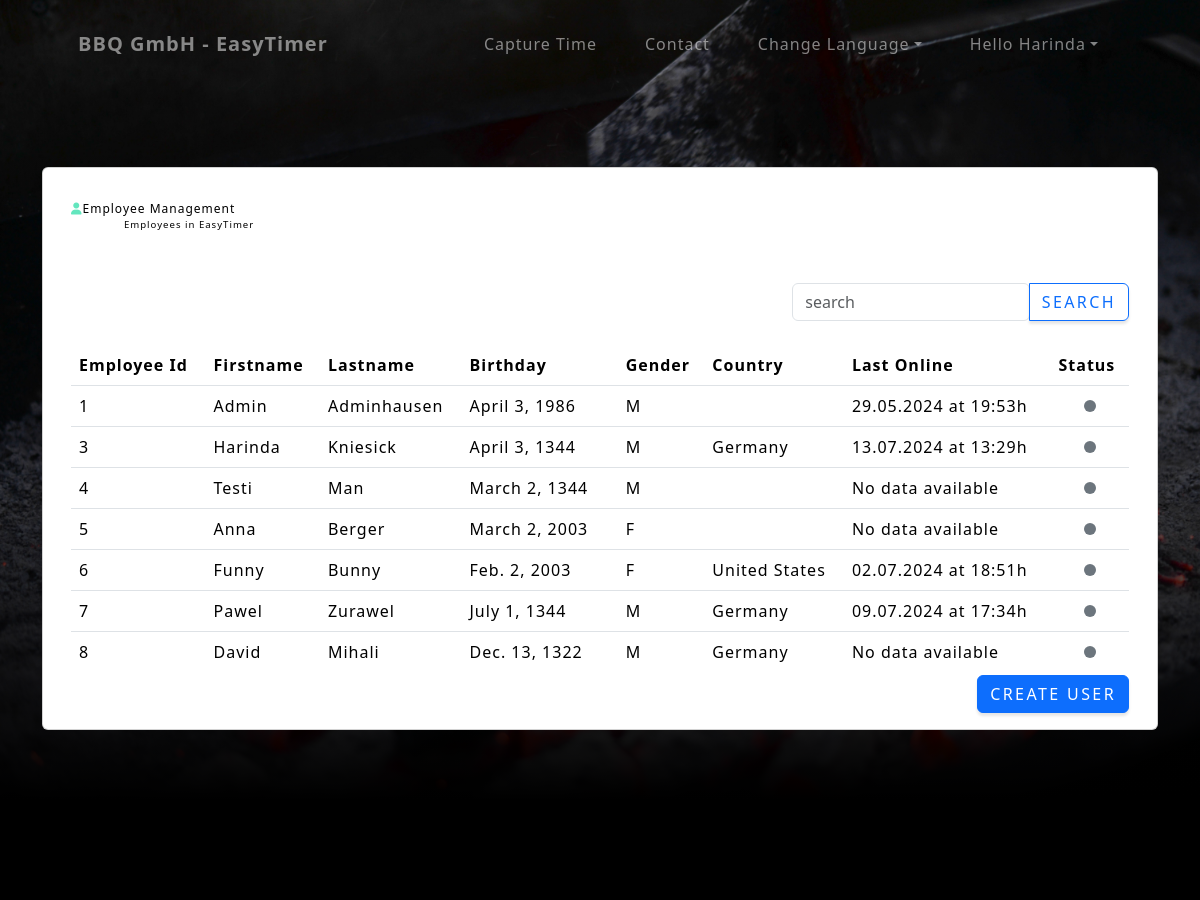
The app's page /employeeManagement/ (signed in, upper part), older data.
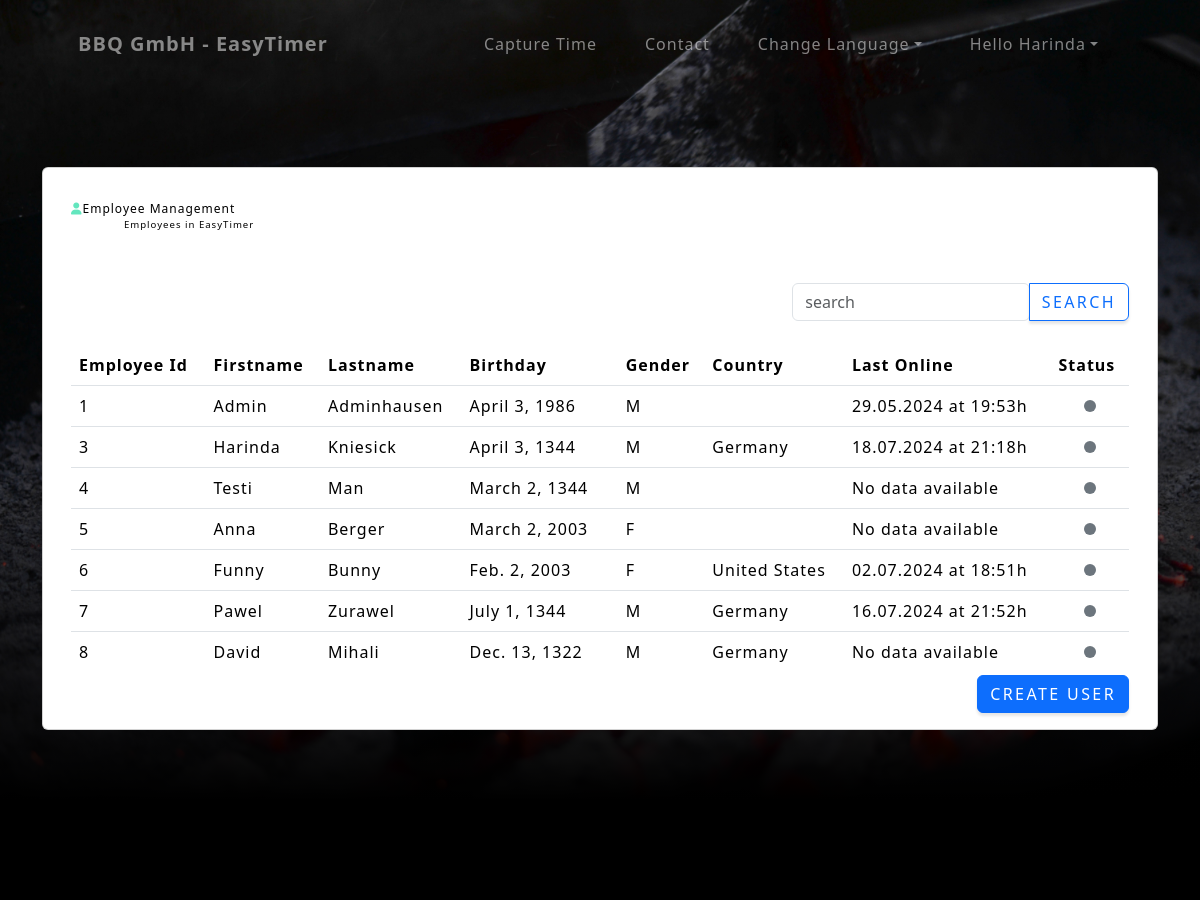
The same page, newer data.
### bbq_gmbh_app/models.py (models this page shows, shortened)
class Mitarbeiter(AbstractUser):
    ROLE_CHOICES = [
        ('User', 'User'),
        ('Hr', 'HR'),
        ('Admin', 'Admin'),
    ]
    WOCHENARBEITSZEIT_CHOICES = [
        (timedelta(hours=40), '40:00'),
        (timedelta(hours=35), '35:00'),
        (timedelta(hours=30), '30:00'),
    ]
    username = None
    email = models.EmailField(_('email address'), unique=True)
    role = models.CharField(max_length=20, choices=ROLE_CHOICES, blank=True, null=True)
    must_change_password = models.BooleanField(default=True)
    birthday = models.DateField(null=True, blank=True)
    first_name = models.CharField(max_length=30, blank=True, null=True)
    last_name = models.CharField(max_length=30, blank=True, null=True)
    gender = models.CharField(max_length=1, choices=[('M', 'Male'), ('F', 'Female'), ('O', 'Other')], blank=True, null=True)
    adresse = models.ForeignKey('Adresse', on_delete=models.PROTECT, null=True, blank=True)
    wochenarbeitszeit = models.DurationField(choices=WOCHENARBEITSZEIT_CHOICES, blank=True, null=True)
    USERNAME_FIELD = 'email'
    REQUIRED_FIELDS = []
    objects = MitarbeiterManager()

class Arbeitsstunden(models.Model):
    PAUSE_CHOICES = [
    (timedelta(hours=1), '1:00'),
    (timedelta(minutes=45), '0:45'),
    (timedelta(minutes=30), '0:30'),
    (timedelta(minutes=15), '0:15'),
    (timedelta(minutes=0), '0:00'),
    ]
    mitarbeiter = models.ForeignKey(Mitarbeiter, on_delete=models.CASCADE)
    datum = models.DateField(blank=True, null=True)
    beginn = models.TimeField(blank=True, null=True)
    ende = models.TimeField(blank=True, null=True)
    status = models.BooleanField(default=False)
    pause = models.DurationField(choices=PAUSE_CHOICES, default=timedelta(hours=1))
    arbeitszeitTag = models.DurationField(default=timedelta())
    minArbeitszeitTag = models.DurationField(default=timedelta())
    maxArbeitszeitTag = models.DurationField(default=timedelta(hours=10))
    averageArbeitszeit = models.DurationField(default=timedelta())
    gleitzeitTag = models.DurationField(default=timedelta())
    ueberstunden = models.DurationField(default=timedelta())
    arbeitszeitGes = models.DurationField(default=timedelta())

class Adresse(models.Model):
    strasse = models.CharField(max_length=100)
    stadt = models.CharField(max_length=100)
    plz = models.CharField(max_length=10)
    land = CountryField(default='DE')

### bbq_gmbh_app/views.py (the view)
# urls.py: path('employeeManagement/', views.employeeManagement, name='employeeManagement'),
@login_required(login_url='signin')
def employeeManagement(request):
    users = Mitarbeiter.objects.all()
    if request.user.role == 'Admin':
        role = True
    else:
        role = False
    return render(request, 'bbq_gmbh_app/employeeManagement.html', {'users': users, 'role': role})

### bbq_gmbh_app/templates/bbq_gmbh_app/employeeManagement.html (shortened to what this page needs)
{% extends 'base.html' %}
{% load static %}
{% load i18n %}
{% block content %}
<header class="masthead">
    <div class="container">
        <div class="card_empl_mng">
            <div class="card" id="myElement">
                <div class="card-body">
                    <div class="container mt-3">
                      <div class="header_text">
                        <p class="link"><i class="fa-solid fa-user" style="color: #63E6BE;"></i>{% trans 'employeeManagementID_1' %}</p>
                        <p class="link">{% trans 'employeeManagementID_2' %}</p>
                      </div>
                        <div class="row">
                          <div class="col-md-8"></div>
                          <div class="col-md-4">
                            <div class="input-group">
                              <input type="search" class="form-control rounded" placeholder="{% trans 'employeeManagementID_13' %}" aria-label="Search" aria-describedby="search-addon" />
                              <button type="button" class="btn btn-outline-primary" data-mdb-ripple-init>{% trans 'employeeManagementID_3' %}</button>
                            </div>
                          </div>
                        </div>
                        <br>
                        <div class="table-responsive" style="max-height: 40vh; overflow: auto;">
                          <table class="table table-hover">
                            <thead>
                              <tr>
                                <th style="position: sticky; top: 0; background: white;">{% trans 'employeeManagementID_4' %}</th>
                                <th style="position: sticky; top: 0; background: white;">{% trans 'employeeManagementID_5' %}</th>
                                <th style="position: sticky; top: 0; background: white;">{% trans 'employeeManagementID_6' %}</th>
                                <th style="position: sticky; top: 0; background: white;">{% trans 'employeeManagementID_7' %}</th>
                                <th style="position: sticky; top: 0; background: white;">{% trans 'employeeManagementID_8' %}</th>
                                <th style="position: sticky; top: 0; background: white;">{% trans 'employeeManagementID_9' %}</th>
                                <th style="position: sticky; top: 0; background: white;">{% trans 'employeeManagementID_14' %}</th>
                                <th style="position: sticky; top: 0; background: white;">{% trans 'employeeManagementID_15' %}</th>
                              </tr>
                            </thead>
                            <tbody>
                              {% if request.user.is_authenticated %}
                                {% for user in users %}
                                  <tr data-href="{% url 'userDetail' user.id %}">
                                    {% if user.is_active or role %}
                                      <td>{{ user.id }}</td>
                                      <td>{{ user.first_name }}</td>
                                      <td>{{ user.last_name }}</td>
                                      <td>{{ user.birthday }}</td>
                                      <td>{{ user.gender }}</td>
                                      <td>{{ user.adresse.land.name }}</td>
                                      {% if user.arbeitsstunden_set.last.datum %}
                                        <td>{{ user.arbeitsstunden_set.last.datum|date:"d.m.Y" }} {% trans 'employeeManagementID_16' %} {{ user.arbeitsstunden_set.last.beginn|time:"H:i" }}{% trans 'employeeManagementID_17' %}</td>
                                      {% else %}
                                        <td>No data available</td>
                                      {% endif %}
                                      {% if user.arbeitsstunden_set.last.status %}
                                        <td style="text-align: center; vertical-align: middle;"><span class="dot dot_online"></span></td>
                                      {% else %}
                                        <td style="text-align: center; vertical-align: middle;"><span class="dot bg-secondary"></span></td>
                                      {% endif %}
                                    {% endif %}
                                  </tr>
                                  {% empty %}
                                  <tr>
                                      <td colspan="8">{% trans 'employeeManagementID_10' %}</td>
                                  </tr>
                                {% endfor %}
                              {% else %}
                                <tr>
                                    <td colspan="8">{% trans 'employeeManagementID_11' %}</td>
                                </tr>
                              {% endif %}
                            </tbody>
                          </table>
                        </div>
                        <div style="text-align: right; margin-top: 1%;">
                          <a href="{% url 'createUser' %}" class="btn btn-primary">{% trans 'employeeManagementID_12' %}</a>
                        </div>
                      </div>
                </div>
              </div>
        </div>
    </div>
</header>
{% endblock content %}

### bbq_gmbh_app/templates/base.html (shortened to what this page needs)
{% load static %}
{% load i18n %}
<!DOCTYPE html>
<html lang="en">
    <head>
        <link href="{% static 'bbq_gmbh_app/css/styles.css'%}" rel="stylesheet" />
        <link href="{% static 'bbq_gmbh_app/css/myStyles.css'%}" rel="stylesheet" />
        <link href="https://cdn.jsdelivr.net/npm/bootstrap@5.3.3/dist/css/bootstrap.min.css" rel="stylesheet">
    </head>
    <body id="page-top" data-employee-management-url="{% url 'employeeManagement' %}">
        {% block navigationBar %} {% include 'bbq_gmbh_app/_navbar.html' %} {% endblock navigationBar %}
        {% block content %} {% endblock content %}
        {% include 'bbq_gmbh_app/_contact.html' %}
    </body>
</html>

### bbq_gmbh_app/templates/bbq_gmbh_app/_navbar.html (shortened to what this page needs)
{% load i18n %}
<nav class="navbar navbar-expand-lg navbar-light fixed-top" id="mainNav">
    <div class="container px-4 px-lg-5">
        <a class="navbar-brand" href="{% url 'home'%}">BBQ GmbH - EasyTimer</a>
        {% if request.user.is_authenticated %}
            <div class="collapse navbar-collapse" id="navbarResponsive">
                <ul class="navbar-nav ms-auto">
                    <li class="nav-item"><a class="nav-link" href="{% url 'home'%}">{% trans 'navbarID_1' %}</a></li>
                    <li class="nav-item"><a class="nav-link" href="#contact">{% trans 'navbarID_2' %}</a></li>
                    <div class="nav-item dropdown">
                        <a class="nav-link dropdown-toggle" href="#" role="button" data-bs-toggle="dropdown" >{% trans 'indexID_2' %}</a>
                    </div>
                    <li class="nav-item dropdown">
                        <a class="nav-link dropdown-toggle" href="#" role="button" data-bs-toggle="dropdown" id="userDropdown">Hello {{ request.user.first_name }}</a>
                    </li>
                </ul>
            </div>
        {% endif %}
    </div>
</nav>

### bbq_gmbh_app/templates/bbq_gmbh_app/_contact.html (shortened to what this page needs)
{% load i18n %}
<section class="contact-section bg-black" id="contact" >
</section>

Row changes from the older to the newer data that the page shows:
changed Mitarbeiter "Harinda": arbeitsstunden_set.last.datum "13.07.2024" → "18.07.2024"; arbeitsstunden_set.last.beginn "13:29" → "21:18"
changed Mitarbeiter "Pawel": arbeitsstunden_set.last.datum "09.07.2024" → "16.07.2024"; arbeitsstunden_set.last.beginn "17:34" → "21:52"
